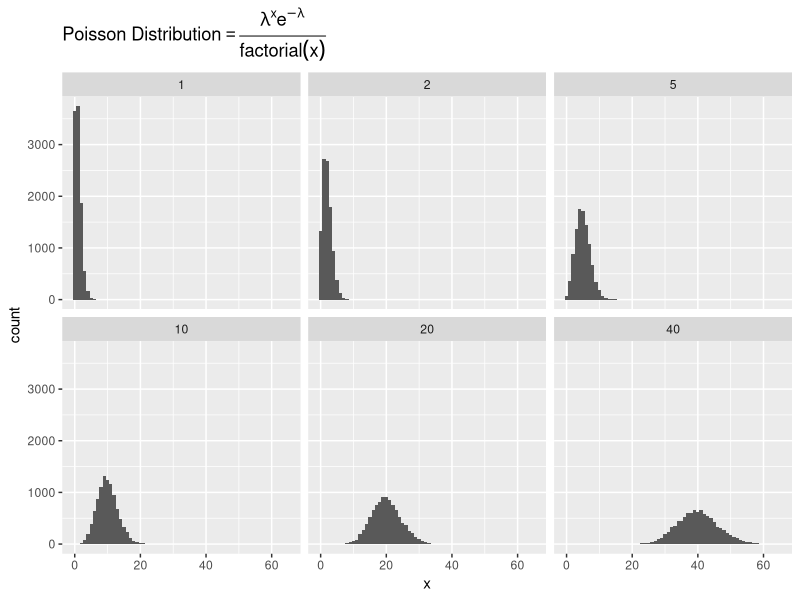
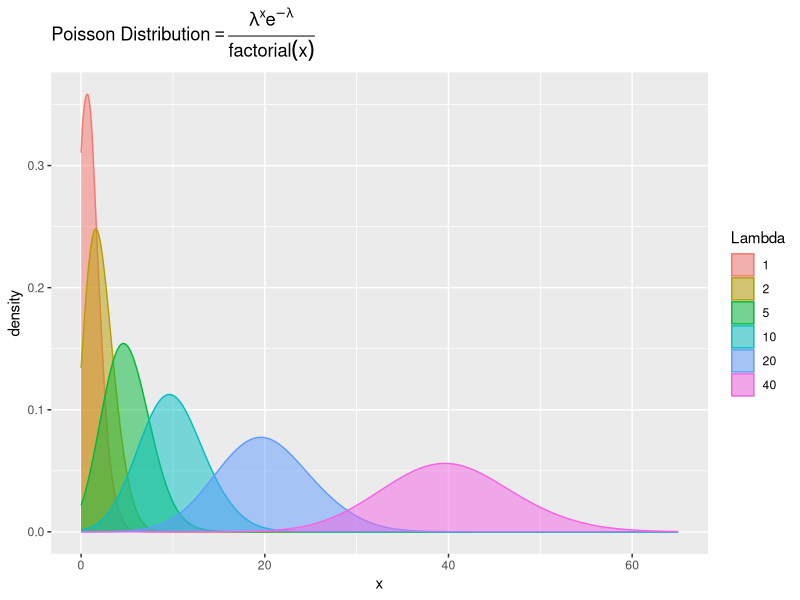

These charts were generated, in order, by the following R code:
#generate poisson dist graphs in R
#In probability theory and statistics, 
#the poisson dist is also for count data, and relies on 
#x and lambda. 
#as lambda grows large, Poisson begins to resemble the normal distribution

# from R For Everyone
library(ggplot2)
library(reshape2)
library(stringr)
# in poisson, lambda is both mean and variance

pois1 <- rpois(n=10000, lambda=1)
pois2 <- rpois(n=10000, lambda=2)
pois5 <- rpois(n=10000, lambda=5)
pois10 <- rpois(n=10000, lambda=10)
pois20 <- rpois(n=10000, lambda=20)
pois40 <- rpois(n=10000, lambda=40)
pois <- data.frame(Lambda.1=pois1, Lambda.2=pois2,
                   Lambda.5=pois5, Lambda.10=pois10,
                   Lambda.20=pois20, Lambda.40=pois40)

pois <- melt(data=pois, variable.name = "Lambda", value.name="x")
pois$Lambda <- as.factor(as.numeric(str_extract(string=pois$Lambda, 
                                                pattern="\\d+")))
## plot
p <- ggplot(pois, aes(x=x)) + geom_histogram(binwidth=1) + 
    facet_wrap(~Lambda) + 
    ggtitle(expression("Poisson Distribution" == frac(paste(lambda^x, e^-lambda), factorial(x))))

## nicer plot
p2 <- ggplot(pois, aes(x=x)) + 
    geom_density(aes(group=Lambda, color=Lambda, fill=Lambda), adjust=4, alpha=1/2) +
    scale_color_discrete() + scale_fill_discrete() + 
    ggtitle(expression("Poisson Distribution" == frac(paste(lambda^x, e^-lambda), factorial(x))))
